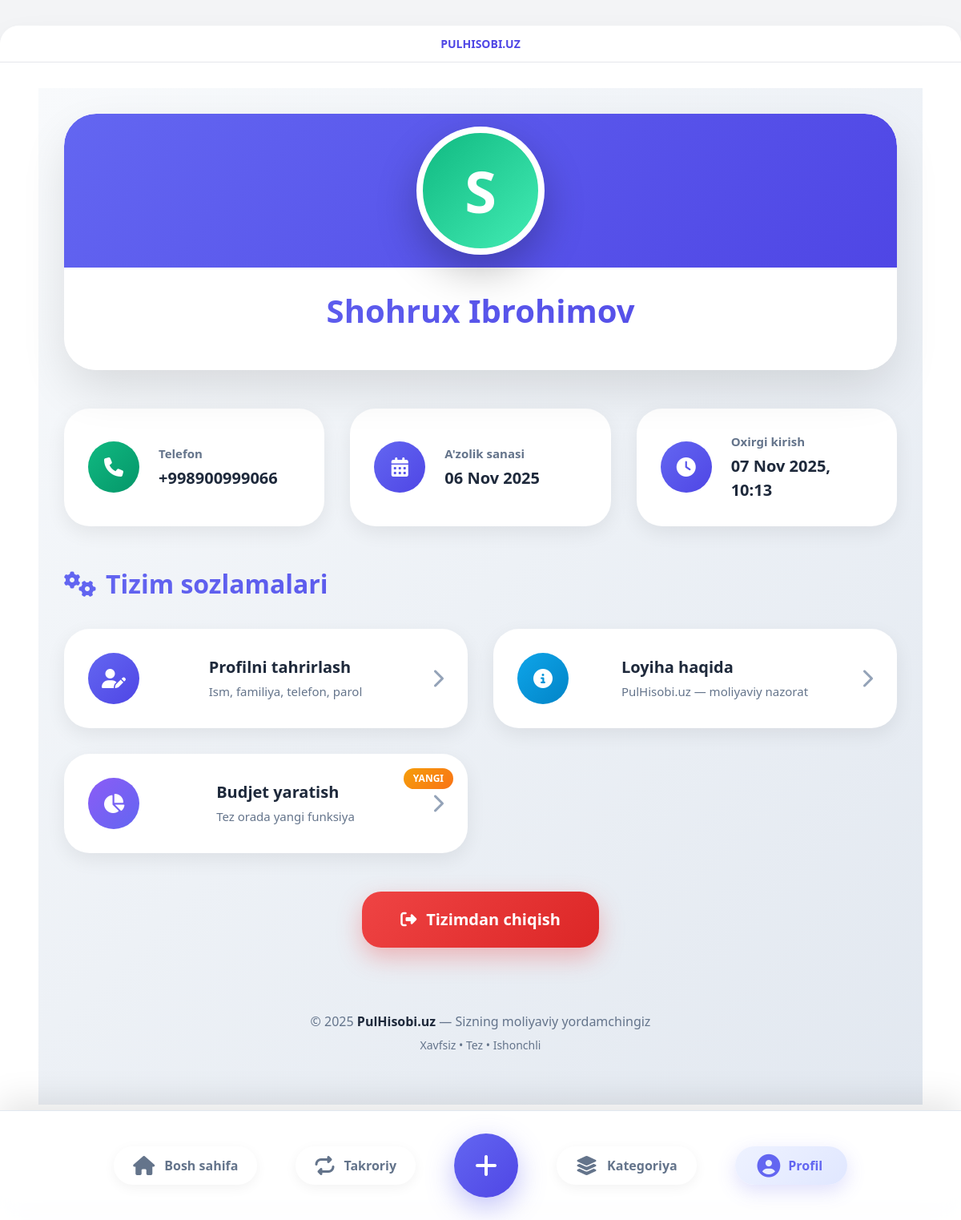
Screenshot of /profile/ (signed in) with the database file from the repository.
### myapp/models.py (models this page shows, shortened)
class CustomUser(AbstractUser):
    first_name = models.CharField(_("Ism"), max_length=150, blank=False)
    last_name = models.CharField(_("Familiya"), max_length=150, blank=False)
    phone = models.CharField(
        _("Telefon raqam"),
        max_length=15,
        blank=True,
        null=True,
        unique=True,
        help_text=_("Masalan: +998901234567")
    )
    class Meta:
        verbose_name = _("Foydalanuvchi")
        verbose_name_plural = _("Foydalanuvchilar")
        constraints = [
            models.CheckConstraint(
                check=models.Q(phone__regex=r'^\+998\d{9}$') | models.Q(phone=''),
                name='valid_phone_format'
            )
        ]
    def get_full_name(self):
        return f"{self.first_name} {self.last_name}".strip()

### myapp/views.py (the view)
# urls.py: path('profile/', profile_view, name='profile'),
@login_required
def profile_view(request):
    return render(request, 'profile.html', {
        'user': request.user
    })

### myapp/templates/profile.html (shortened to what this page needs)
{% extends "base.html" %}
{% load static %}
{% block extra_css %}
<link rel="stylesheet" href="{% static 'css/profile.css' %}">
{% endblock %}
{% block content %}
<div class="profile-container">
    <div class="profile-hero-card">
        <div class="hero-bg"></div>
        <div class="avatar-wrapper">
            <div class="avatar">
                {{ request.user.username|slice:":1"|upper }}
            </div>
        </div>
        <div class="profile-header-content">
            <h1 class="profile-name">
                {{ request.user.get_full_name|default:request.user.username }}
            </h1>
        </div>
    </div>
    <div class="info-grid">
        {% if request.user.phone %}
        <div class="info-card">
            <div class="icon phone">
                <i class="fas fa-phone"></i>
            </div>
            <div class="content">
                <p class="label">Telefon</p>
                <p class="value">{{ request.user.phone }}</p>
            </div>
        </div>
        {% endif %}
        <div class="info-card">
            <div class="icon">
                <i class="fas fa-calendar-alt"></i>
            </div>
            <div class="content">
                <p class="label">A'zolik sanasi</p>
                <p class="value">{{ request.user.date_joined|date:"d M Y" }}</p>
            </div>
        </div>
        <div class="info-card">
            <div class="icon">
                <i class="fas fa-clock"></i>
            </div>
            <div class="content">
                <p class="label">Oxirgi kirish</p>
                <p class="value">
                    {% if request.user.last_login %}
                        {{ request.user.last_login|date:"d M Y, H:i" }}
                    {% else %}
                        Hali yo‘q
                    {% endif %}
                </p>
            </div>
        </div>
    </div>
    <div class="settings-section">
        <h2 class="section-title">
            <i class="fas fa-cogs"></i> Tizim sozlamalari
        </h2>
        <div class="settings-grid">
            <a href="{% url 'profile_update' %}" class="setting-card">
                <div class="icon indigo">
                    <i class="fas fa-user-edit"></i>
                </div>
                <div class="content">
                    <h3>Profilni tahrirlash</h3>
                    <p>Ism, familiya, telefon, parol</p>
                </div>
                <i class="fas fa-chevron-right"></i>
            </a>
            <a href="about" class="setting-card">
                <div class="icon blue">
                    <i class="fas fa-info-circle"></i>
                </div>
                <div class="content">
                    <h3>Loyiha haqida</h3>
                    <p>PulHisobi.uz — moliyaviy nazorat</p>
                </div>
                <i class="fas fa-chevron-right"></i>
            </a>
            <a href="budget_about" class="setting-card new">
                <div class="icon purple">
                    <i class="fas fa-chart-pie"></i>
                </div>
                <div class="content">
                    <h3>Budjet yaratish</h3>
                    <p>Tez orada yangi funksiya</p>
                </div>
                <span class="badge">YANGI</span>
                <i class="fas fa-chevron-right"></i>
            </a>
        </div>
    </div>
    <div class="action-buttons">
        <a href="{% url 'logout' %}" class="logout-btn">
            <i class="fas fa-sign-out-alt"></i> Tizimdan chiqish
        </a>
    </div>
    <footer class="profile-footer">
        <p>© 2025 <strong>PulHisobi.uz</strong> — Sizning moliyaviy yordamchingiz</p>
        <p class="text-sm">Xavfsiz • Tez • Ishonchli</p>
    </footer>
</div>
{% endblock %}

### static/css/profile.css (style rules this page uses)
.profile-container { max-width: 1600px; margin: 0 auto; padding: 2rem; min-height: 100vh; background: linear-gradient(135deg, #f8fafc 0%, #e2e8f0 100%); }
.profile-hero-card { background: white; border-radius: 2.5rem; overflow: hidden; box-shadow: 0 25px 60px -5px rgba(0, 0, 0, 0.12); margin-bottom: 3rem; position: relative; height: 320px; display: flex; flex-direction: column; justify-content: flex-end; }
.hero-bg { position: absolute; top: 0; left: 0; right: 0; bottom: 40%; background: linear-gradient(135deg, #6366f1, #4f46e5); border-radius: 2.5rem 2.5rem 0 0; }
.avatar-wrapper { position: absolute; top: 30%; left: 50%; transform: translate(-50%, -50%); z-index: 10; }
.avatar { width: 160px; height: 160px; border-radius: 50%; background: white; color: white; display: flex; align-items: center; justify-content: center; font-size: 4.5rem; font-weight: 900; border: 8px solid white; box-shadow: 0 20px 50px rgba(0,0,0,0.25); transition: all 0.4s ease; }
.profile-header-content { text-align: center; padding: 5rem 2rem 2rem; background: white; border-radius: 0 0 2.5rem 2.5rem; }
.profile-name { font-size: 2.5rem; font-weight: 900; color: #1e293b; margin: 0 0 0.75rem 0; background: linear-gradient(135deg, #6366f1, #4f46e5); -webkit-background-clip: text; -webkit-text-fill-color: transparent; background-clip: text; }
.info-grid { display: grid; grid-template-columns: repeat(auto-fill, minmax(300px, 1fr)); gap: 2rem; margin-bottom: 3rem; }
.info-card { background: white; border-radius: 2rem; padding: 1.75rem; display: flex; align-items: center; gap: 1.5rem; box-shadow: 0 8px 25px rgba(0,0,0,0.07); transition: all 0.4s ease; border: 2px solid transparent; }
.info-card .icon { width: 64px; height: 64px; border-radius: 50%; background: linear-gradient(135deg, #6366f1, #4f46e5); color: white; display: flex; align-items: center; justify-content: center; font-size: 1.5rem; flex-shrink: 0; }
.info-card .icon.phone { background: linear-gradient(135deg, #10b981, #059669); }
.info-card .content .label { font-size: 0.9375rem; color: #64748b; font-weight: 600; margin-bottom: 0.25rem; }
.info-card .content .value { font-size: 1.25rem; font-weight: 700; color: #1e293b; }
.settings-section { margin-bottom: 3rem; }
.section-title { font-size: 2rem; font-weight: 800; color: #1e293b; margin: 0 0 2rem 0; display: flex; align-items: center; gap: 0.75rem; background: linear-gradient(135deg, #6366f1, #4f46e5); -webkit-background-clip: text; -webkit-text-fill-color: transparent; background-clip: text; }
.settings-grid { display: grid; grid-template-columns: repeat(auto-fill, minmax(380px, 1fr)); gap: 2rem; }
.setting-card { background: white; border-radius: 2rem; padding: 1.75rem; display: flex; align-items: center; justify-content: space-between; gap: 1.5rem; box-shadow: 0 8px 25px rgba(0,0,0,0.07); transition: all 0.4s ease; border: 2px solid transparent; position: relative; overflow: hidden; }
.setting-card .icon { width: 64px; height: 64px; border-radius: 50%; color: white; display: flex; align-items: center; justify-content: center; font-size: 1.5rem; flex-shrink: 0; }
.setting-card .icon.indigo { background: linear-gradient(135deg, #6366f1, #4f46e5); }
.setting-card .icon.blue { background: linear-gradient(135deg, #0ea5e9, #0284c7); }
.setting-card .icon.purple { background: linear-gradient(135deg, #8b5cf6, #6366f1); }
.setting-card .content h3 { font-size: 1.25rem; font-weight: 700; color: #1e293b; margin: 0 0 0.25rem 0; }
.setting-card .content p { font-size: 0.9375rem; color: #64748b; margin: 0; }
.setting-card .badge { position: absolute; top: 1rem; right: 1rem; background: linear-gradient(135deg, #f59e0b, #f97316); color: white; font-size: 0.75rem; font-weight: 900; padding: 0.25rem 0.75rem; border-radius: 9999px; animation: pulse 2s infinite; }
.setting-card i.fa-chevron-right { color: #94a3b8; font-size: 1.5rem; transition: all 0.3s; }
.action-buttons { display: flex; justify-content: center; margin-bottom: 3rem; }
.logout-btn { background: linear-gradient(135deg, #ef4444, #dc2626); color: white; font-weight: 800; font-size: 1.25rem; padding: 1.25rem 3rem; border-radius: 1.5rem; display: flex; align-items: center; gap: 0.75rem; box-shadow: 0 12px 30px rgba(239, 68, 68, 0.35); transition: all 0.4s ease; }
.profile-footer { text-align: center; padding: 2rem; color: #64748b; font-size: 1rem; }
.profile-footer strong { color: #1e293b; font-weight: 700; }
.profile-footer .text-sm { font-size: 0.875rem; margin-top: 0.5rem; }

### rows the page displays
CustomUser: user.username "S", user.get_full_name "Shohrux Ibrohimov", user.phone "+998900999066", user.date_joined "06 Nov 2025", user.last_login "07 Nov 2025, 10:13"
